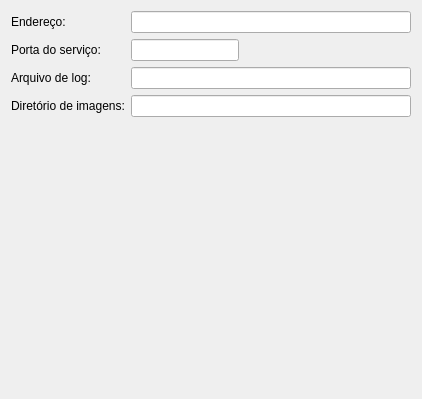
          <widget class="QWidget" name="animationTab">
           <attribute name="title">
            <string>Animação</string>
           </attribute>
           <layout class="QGridLayout" name="gridLayout">
            <item row="0" column="0">
             <widget class="QLabel" name="animAddressLbl">
              <property name="text">
               <string>Endereço:</string>
              </property>
             </widget>
            </item>
            <item row="0" column="1" colspan="2">
             <widget class="QLineEdit" name="animAddressLed"/>
            </item>
            <item row="1" column="0">
             <widget class="QLabel" name="animPortLbl">
              <property name="text">
               <string>Porta do serviço:</string>
              </property>
             </widget>
            </item>
            <item row="1" column="1">
             <widget class="QLineEdit" name="animPortLed"/>
            </item>
            <item row="1" column="2">
             <spacer name="horizontalSpacer">
              <property name="orientation">
               <enum>Qt::Horizontal</enum>
              </property>
              <property name="sizeHint" stdset="0">
               <size>
                <width>166</width>
                <height>20</height>
               </size>
              </property>
             </spacer>
            </item>
            <item row="2" column="0">
             <widget class="QLabel" name="animLogFileLbl">
              <property name="text">
               <string>Arquivo de log:</string>
              </property>
             </widget>
            </item>
            <item row="2" column="1" colspan="2">
             <widget class="QLineEdit" name="animLogFileLed"/>
            </item>
            <item row="4" column="1">
             <spacer name="verticalSpacer">
              <property name="orientation">
               <enum>Qt::Vertical</enum>
              </property>
              <property name="sizeHint" stdset="0">
               <size>
                <width>20</width>
                <height>271</height>
               </size>
              </property>
             </spacer>
            </item>
            <item row="3" column="0">
             <widget class="QLabel" name="animImageDirLbl">
              <property name="text">
               <string>Diretório de imagens:</string>
              </property>
             </widget>
            </item>
            <item row="3" column="1" colspan="2">
             <widget class="QLineEdit" name="animImageDirLed"/>
            </item>
           </layout>
          </widget>
